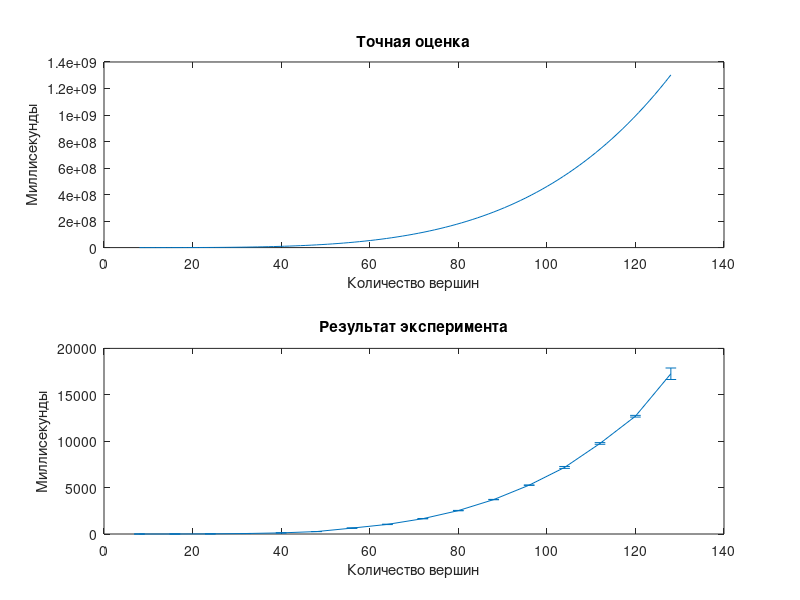
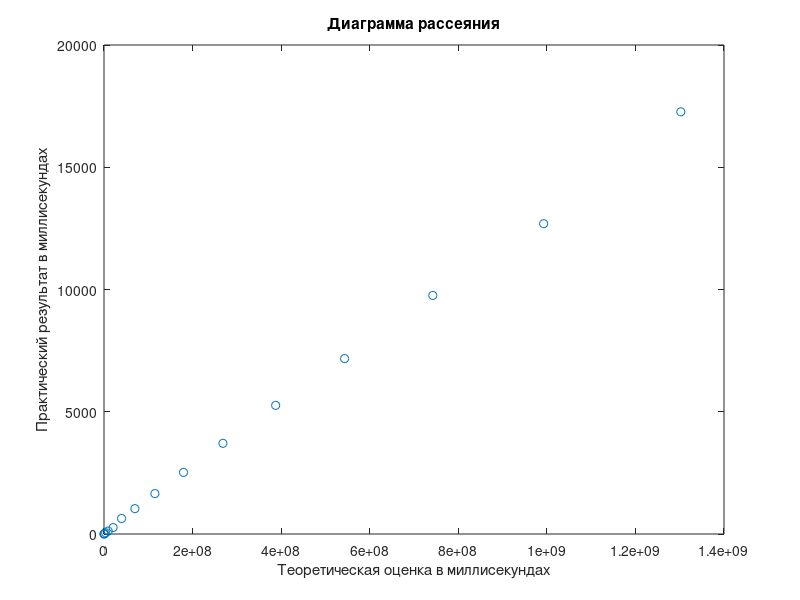

Write MATLAB code to recreate these figures, in order.
val = jsondecode(fileread('results.json'));
vertices = arrayfun(@(x) str2double(x.params.vertices), val);
time = arrayfun(@(x) x.primaryMetric.score, val);
err = arrayfun(@(x) x.primaryMetric.scoreError, val);

x = linspace(vertices(1), vertices(end), 100);

f = @(n) (n .^ 4 .* log(n));

corr = corrcoef(f(vertices), time);

fig0 = figure;
subplot(2, 1, 1);
plot(x, f(x));
xlabel('Количество вершин');
ylabel('Миллисекунды');
title('Точная оценка');

subplot(2, 1, 2);
errorbar(vertices, time, err);
xlabel('Количество вершин');
ylabel('Миллисекунды');
title('Результат эксперимента');

fig1 = figure;
plot(f(vertices), time, 'o');
xlabel('Теоретическая оценка в миллисекундах');
ylabel('Практический результат в миллисекундах');
title('Диаграмма рассеяния');

saveas(fig0, 'fig0.png');
saveas(fig1, 'fig1.png')